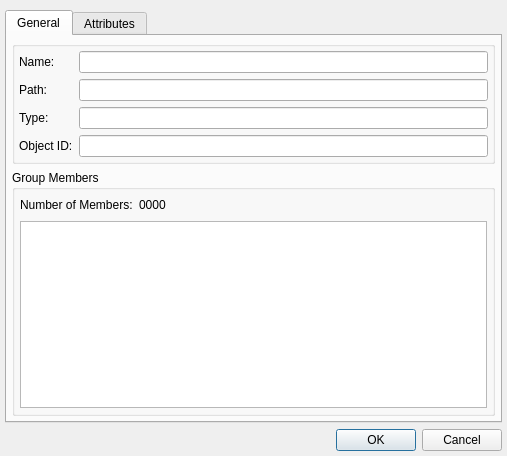
<ui version="4.0" >
 <class>QHDFGroupPropertiesWindow</class>
 <widget class="QDialog" name="QHDFGroupPropertiesWindow" >
  <property name="geometry" >
   <rect>
    <x>0</x>
    <y>0</y>
    <width>507</width>
    <height>456</height>
   </rect>
  </property>
  <property name="windowTitle" >
   <string>Dialog</string>
  </property>
  <layout class="QGridLayout" >
   <property name="leftMargin" >
    <number>5</number>
   </property>
   <property name="topMargin" >
    <number>10</number>
   </property>
   <property name="rightMargin" >
    <number>5</number>
   </property>
   <property name="bottomMargin" >
    <number>5</number>
   </property>
   <item row="0" column="0" >
    <widget class="QTabWidget" name="tabWidget" >
     <property name="currentIndex" >
      <number>0</number>
     </property>
     <widget class="QWidget" name="tab" >
      <attribute name="title" >
       <string>General</string>
      </attribute>
      <layout class="QGridLayout" >
       <property name="leftMargin" >
        <number>5</number>
       </property>
       <property name="topMargin" >
        <number>5</number>
       </property>
       <property name="rightMargin" >
        <number>5</number>
       </property>
       <property name="bottomMargin" >
        <number>5</number>
       </property>
       <item row="0" column="0" >
        <widget class="QGroupBox" name="groupBox" >
         <property name="title" >
          <string/>
         </property>
         <layout class="QGridLayout" >
          <property name="leftMargin" >
           <number>4</number>
          </property>
          <property name="topMargin" >
           <number>4</number>
          </property>
          <property name="rightMargin" >
           <number>4</number>
          </property>
          <property name="bottomMargin" >
           <number>4</number>
          </property>
          <item row="0" column="0" >
           <widget class="QLabel" name="label" >
            <property name="text" >
             <string>Name:</string>
            </property>
           </widget>
          </item>
          <item row="0" column="1" >
           <widget class="QLineEdit" name="nameLE" />
          </item>
          <item row="1" column="0" >
           <widget class="QLabel" name="label_2" >
            <property name="text" >
             <string>Path:</string>
            </property>
           </widget>
          </item>
          <item row="1" column="1" >
           <widget class="QLineEdit" name="pathLE" />
          </item>
          <item row="2" column="0" >
           <widget class="QLabel" name="label_3" >
            <property name="text" >
             <string>Type:</string>
            </property>
           </widget>
          </item>
          <item row="2" column="1" >
           <widget class="QLineEdit" name="typeLE" />
          </item>
          <item row="3" column="0" >
           <widget class="QLabel" name="label_4" >
            <property name="text" >
             <string>Object ID:</string>
            </property>
           </widget>
          </item>
          <item row="3" column="1" >
           <widget class="QLineEdit" name="objectIDLE" />
          </item>
         </layout>
        </widget>
       </item>
       <item row="2" column="0" >
        <widget class="QGroupBox" name="groupBox_3" >
         <property name="title" >
          <string>Group Members</string>
         </property>
         <layout class="QGridLayout" >
          <property name="leftMargin" >
           <number>5</number>
          </property>
          <property name="topMargin" >
           <number>5</number>
          </property>
          <property name="rightMargin" >
           <number>5</number>
          </property>
          <property name="bottomMargin" >
           <number>5</number>
          </property>
          <item row="0" column="0" >
           <layout class="QHBoxLayout" >
            <item>
             <widget class="QLabel" name="label_8" >
              <property name="text" >
               <string>Number of Members:</string>
              </property>
             </widget>
            </item>
            <item>
             <widget class="QLabel" name="numberOfMembers" >
              <property name="text" >
               <string>0000</string>
              </property>
             </widget>
            </item>
            <item>
             <spacer>
              <property name="orientation" >
               <enum>Qt::Horizontal</enum>
              </property>
              <property name="sizeHint" >
               <size>
                <width>40</width>
                <height>20</height>
               </size>
              </property>
             </spacer>
            </item>
           </layout>
          </item>
          <item row="1" column="0" >
           <widget class="QTableWidget" name="generalTable" >
            <property name="alternatingRowColors" >
             <bool>true</bool>
            </property>
            <property name="horizontalScrollMode" >
             <enum>QAbstractItemView::ScrollPerPixel</enum>
            </property>
            <property name="columnCount" >
             <number>0</number>
            </property>
           </widget>
          </item>
         </layout>
        </widget>
       </item>
      </layout>
     </widget>
     <widget class="QWidget" name="tab_2" >
      <attribute name="title" >
       <string>Attributes</string>
      </attribute>
      <layout class="QVBoxLayout" >
       <property name="leftMargin" >
        <number>5</number>
       </property>
       <property name="topMargin" >
        <number>5</number>
       </property>
       <property name="rightMargin" >
        <number>5</number>
       </property>
       <property name="bottomMargin" >
        <number>5</number>
       </property>
       <item>
        <layout class="QGridLayout" >
         <item row="0" column="0" >
          <layout class="QHBoxLayout" >
           <item>
            <widget class="QLabel" name="label_5" >
             <property name="text" >
              <string>Number of Attributes:</string>
             </property>
            </widget>
           </item>
           <item>
            <widget class="QLabel" name="numberOfAttributes" >
             <property name="text" >
              <string>00</string>
             </property>
            </widget>
           </item>
           <item>
            <spacer>
             <property name="orientation" >
              <enum>Qt::Horizontal</enum>
             </property>
             <property name="sizeHint" >
              <size>
               <width>40</width>
               <height>20</height>
              </size>
             </property>
            </spacer>
           </item>
          </layout>
         </item>
         <item row="1" column="0" >
          <widget class="QTableWidget" name="attributesTable" />
         </item>
        </layout>
       </item>
      </layout>
     </widget>
    </widget>
   </item>
   <item row="1" column="0" >
    <widget class="QDialogButtonBox" name="buttonBox" >
     <property name="orientation" >
      <enum>Qt::Horizontal</enum>
     </property>
     <property name="standardButtons" >
      <set>QDialogButtonBox::Cancel|QDialogButtonBox::NoButton|QDialogButtonBox::Ok</set>
     </property>
    </widget>
   </item>
  </layout>
 </widget>
 <resources/>
 <connections>
  <connection>
   <sender>buttonBox</sender>
   <signal>accepted()</signal>
   <receiver>QHDFGroupPropertiesWindow</receiver>
   <slot>accept()</slot>
   <hints>
    <hint type="sourcelabel" >
     <x>248</x>
     <y>254</y>
    </hint>
    <hint type="destinationlabel" >
     <x>157</x>
     <y>274</y>
    </hint>
   </hints>
  </connection>
  <connection>
   <sender>buttonBox</sender>
   <signal>rejected()</signal>
   <receiver>QHDFGroupPropertiesWindow</receiver>
   <slot>reject()</slot>
   <hints>
    <hint type="sourcelabel" >
     <x>316</x>
     <y>260</y>
    </hint>
    <hint type="destinationlabel" >
     <x>286</x>
     <y>274</y>
    </hint>
   </hints>
  </connection>
 </connections>
</ui>
